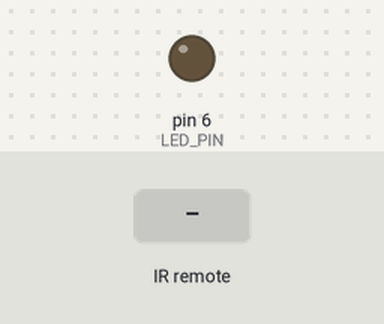
Simulated run of this sketch. Board: Arduino Uno, built with avr-gcc and run on an emulated ATmega328P. Parts: output pins drawn as LEDs (lit = HIGH). The inputs (shaded band) are chosen by the test bench. What the sketch prints to the serial monitor is not drawn.

Above: at 1.2 s.
1.3 s: infrared code 0xF30CFF00 received
At 2.5 s:
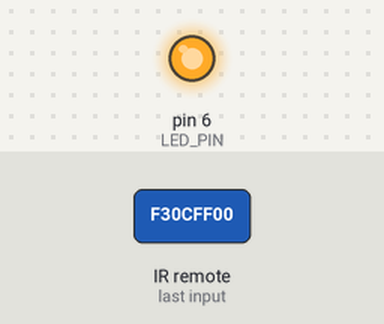
2.8 s: infrared code 0xE718FF00 received
At 3.7 s:
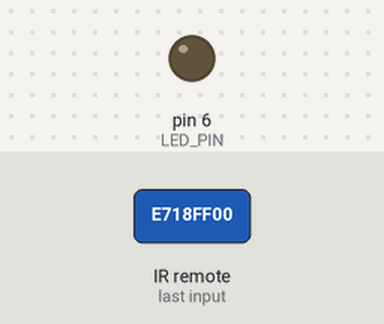
Timing chart, 0 to 5.8 s (numbered marks = the images above; inputs shaded):
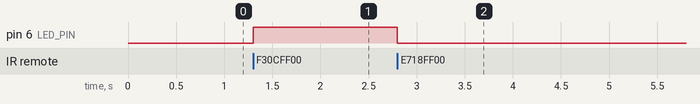

Measured:
- after the input at 1.3 s, pin 6 (LED_PIN): LOW → HIGH at once
- after the input at 2.8 s, pin 6 (LED_PIN): HIGH → LOW at once

The sketch:

m7_remote_light.ino
```cpp
// m7_remote_light.ino
// Arduino Missions — Mission 7, Build 3: Remote-Controlled Light
//
// Press button 1 on your remote → LED turns ON.
// Press button 2 on your remote → LED turns OFF.
//
// IMPORTANT: The codes below (BTN_ON and BTN_OFF) are examples from
// the Elegoo kit remote. YOUR remote might have different codes.
// Run the IR Remote Reader sketch first, press your chosen buttons,
// and write down the codes that appear. Then replace the numbers below.
//
// Wiring:
//   IR receiver DATA → pin 11
//   IR receiver VCC  → 5V
//   IR receiver GND  → GND
//   LED (+) long leg → 220Ω resistor → pin 6
//   LED (–) short leg → GND

#include <IRremote.hpp>

const int IR_PIN  = 11;  // IR receiver data pin
const int LED_PIN = 6;   // LED pin (PWM, but we just use HIGH/LOW here)

// Button codes from the Elegoo kit remote.
// Replace these with YOUR remote's codes if they don't work!
const uint32_t BTN_ON  = 0xF30CFF00;  // button "1" on the kit remote
const uint32_t BTN_OFF = 0xE718FF00;  // button "2" on the kit remote

void setup() {
  pinMode(LED_PIN, OUTPUT);
  digitalWrite(LED_PIN, LOW);  // start with LED off

  Serial.begin(9600);
  Serial.println("Remote Light ready!");
  Serial.println("Press button 1 (ON) or button 2 (OFF) on your remote.");

  IrReceiver.begin(IR_PIN, ENABLE_LED_FEEDBACK);
}

void loop() {
  if (IrReceiver.decode()) {
    uint32_t code = IrReceiver.decodedIRData.decodedRawData;

    // Print what we received so you can check the codes
    Serial.print("Received: 0x");
    Serial.println(code, HEX);

    if (code == BTN_ON) {
      digitalWrite(LED_PIN, HIGH);
      Serial.println("→ LED ON");
    } else if (code == BTN_OFF) {
      digitalWrite(LED_PIN, LOW);
      Serial.println("→ LED OFF");
    }

    IrReceiver.resume();  // ready for the next signal
  }
}
```
